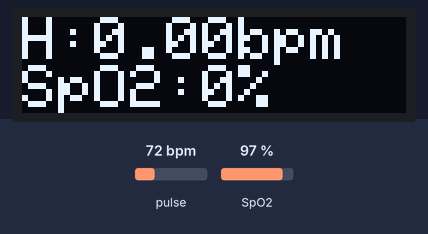
Bench run of a sketch on a simulated ESP32. Parts: 128×32 one-colour display. The inputs (shaded band) are chosen by the test bench; at power-on: pulse 72 bpm, SpO2 97 %. WiFi joins after 1.5 s; servers stay silent unless stated; the display library's start-up logo is not drawn; what the sketch prints to the serial monitor is not drawn.

Above: at 4.0 s.
4.1 s: pulse set to 42 bpm
At 6.3 s:
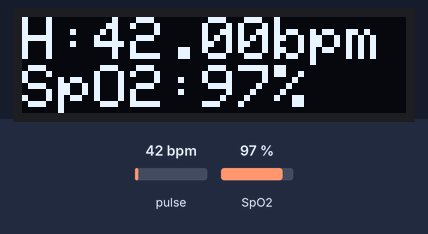
6.6 s: SpO2 set to 80 %
At 7.0 s:
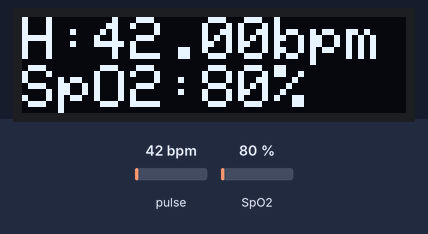
8.1 s: pulse set to 70 bpm
At 8.8 s:
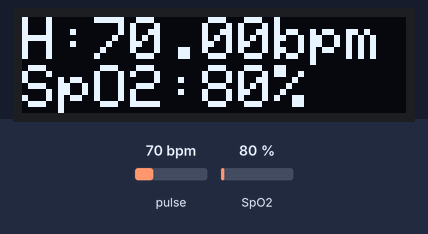
9.6 s: SpO2 set to 85 %
At 11.1 s:
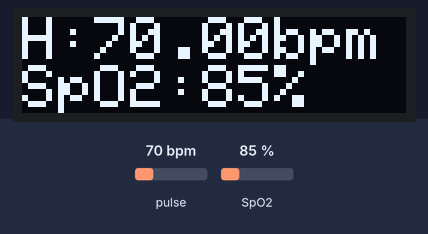
Timing chart, 0 to 12.2 s (numbered marks = the images above; inputs shaded):
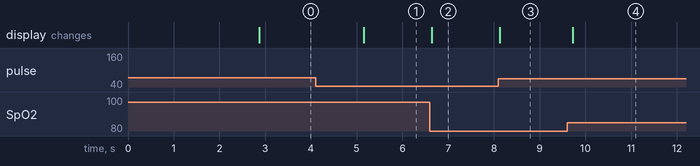

Measured:
- after the input at 4.1 s, the display: changes after 1.1 s (image 1)
- after the input at 6.6 s, the display: changes at once (image 2)
- after the input at 8.1 s, the display: changes at once (image 3)
- after the input at 9.6 s, the display: changes after 0.12 s (image 4)

The sketch:

pulse.ino
```cpp
#define BLYNK_TEMPLATE_ID "TMPL3drmAR_Yg"
#define BLYNK_TEMPLATE_NAME "pulse oximeter"
#include <Wire.h>
#include <Adafruit_GFX.h>
#include <Adafruit_SSD1306.h>
#include "MAX30100_PulseOximeter.h"

// Blynk Setup
#define BLYNK_PRINT Serial
#include <WiFi.h>
#include <BlynkSimpleEsp32.h>

#define REPORTING_PERIOD_MS 100

// Blynk credentials
char auth[] = "yFuQjw_hwpUOjxSY_uj0wUkEF6g74CUa";
char ssid[] = "Prabu";
char pass[] = "12345678";

PulseOximeter max_sensor;
uint32_t lastReportTime = 0;
Adafruit_SSD1306 OLED = Adafruit_SSD1306(128, 32, &Wire);
bool sendDataFlag = false;  // Flag for V0 switch
unsigned long lastAlertTime = 0; // For cooldown

// V0 handler
BLYNK_WRITE(V0) {
  sendDataFlag = param.asInt(); // 1 = ON, 0 = OFF
}

void onBeatDetected() {
  Serial.println("Beat!");
}

void setup() {
  Serial.begin(115200);

  // OLED Init
  OLED.begin(SSD1306_SWITCHCAPVCC, 0x3C);
  OLED.display();
  OLED.clearDisplay();
  OLED.setTextSize(2);
  OLED.setTextColor(SSD1306_WHITE);
  OLED.setCursor(0, 0);
  OLED.display();
  delay(1000);

  // Blynk Init
  Blynk.begin(auth, ssid, pass);

  // Sensor Init
  Serial.print("Initializing pulse oximeter..");
  if (!max_sensor.begin()) {
    Serial.println("FAILED");
    while (1);
  } else {
    Serial.println("SUCCESS");
  }

  max_sensor.setOnBeatDetectedCallback(onBeatDetected);
}

void loop() {
  Blynk.run();
  max_sensor.update();

  if (millis() - lastReportTime > REPORTING_PERIOD_MS) {
    float heartRate = max_sensor.getHeartRate();
    uint8_t spO2 = max_sensor.getSpO2();

    // Display on OLED
    OLED.clearDisplay();
    OLED.setCursor(0, 0);
    OLED.print("H:");
    OLED.print(heartRate);
    OLED.println("bpm");
    OLED.print("SpO2:");
    OLED.print(spO2);
    OLED.println("%");
    OLED.display();

    // Send to Blynk
    if (sendDataFlag) {
      Blynk.virtualWrite(V1, heartRate);
      Blynk.virtualWrite(V2, spO2);

      // 🟡 EVENT ALERT — Only if BPM is below 50
      if (heartRate < 50 && heartRate > 20) {
        // Cooldown: only trigger every 10 seconds
        if (millis() - lastAlertTime > 10000) {
          Blynk.logEvent("low_heart_rate");
          lastAlertTime = millis();
        }
      }
    }

    lastReportTime = millis();
  }
}
```
